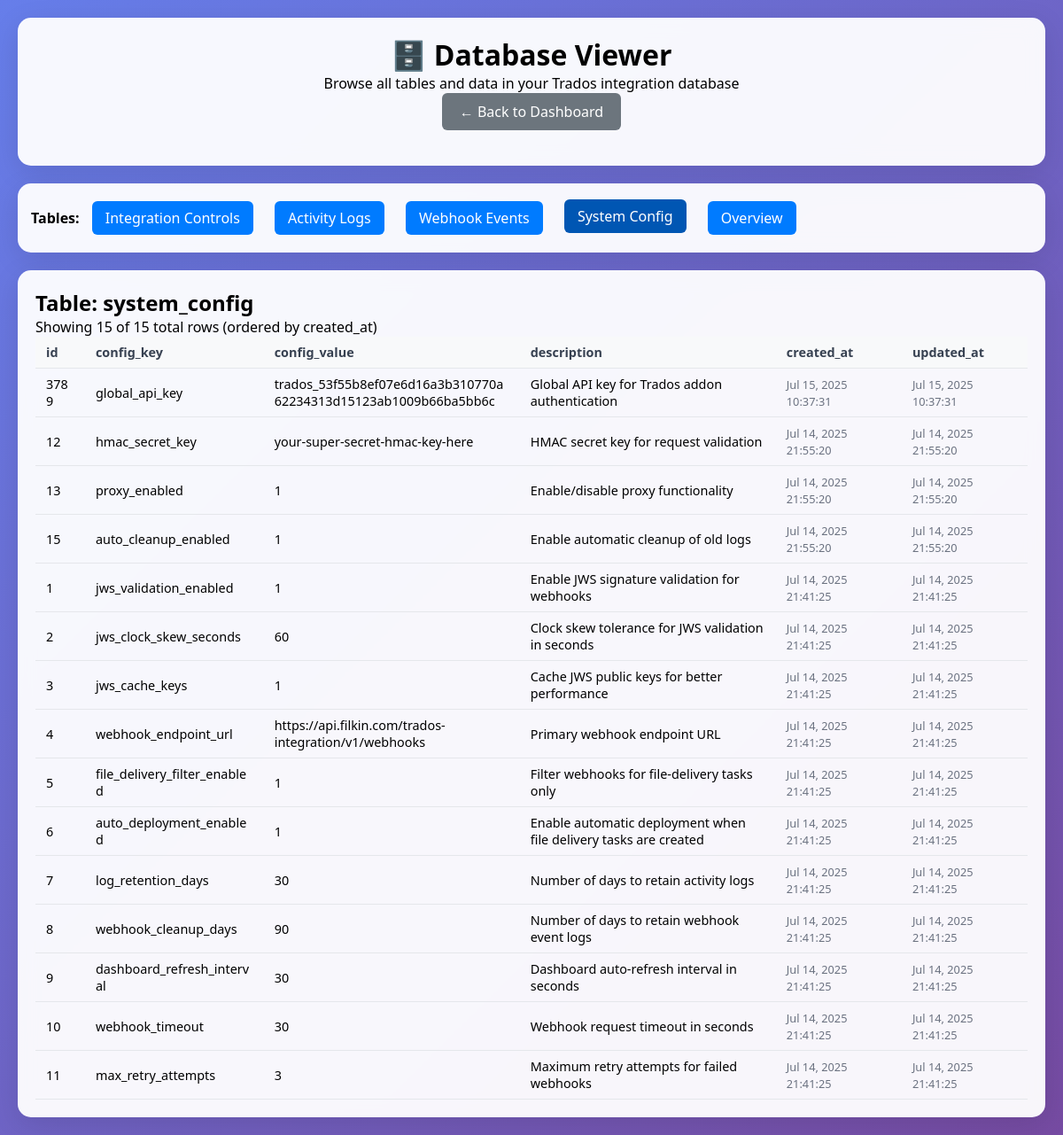
Page /database-viewer.php?table=system_config on the committed database.
### tables this page shows
CREATE TABLE system_config (
            id INTEGER PRIMARY KEY AUTOINCREMENT,
            config_key TEXT NOT NULL UNIQUE,
            config_value TEXT,
            description TEXT,
            created_at DATETIME DEFAULT CURRENT_TIMESTAMP,
            updated_at DATETIME DEFAULT CURRENT_TIMESTAMP
        );

### database-viewer.php (the view, shortened to what this page needs)
<?php
require_once 'includes/database.php';
$selectedTable = $_GET['table'] ?? null;
$page = max(1, (int)($_GET['page'] ?? 1));
$perPage = 50;
$offset = ($page - 1) * $perPage;
?>
<!DOCTYPE html>
<html lang="en">
<head>
</head>
<body>
    <div class="container">
        <div class="header">
            <h1>🗄️ Database Viewer</h1>
            <p>Browse all tables and data in your Trados integration database</p>
            <a href="index.php" class="back-link">← Back to Dashboard</a>
        </div>
        <div class="nav">
            <strong>Tables:</strong>
            <a href="?table=integration_controls" <?php echo $selectedTable === 'integration_controls' ? 'class="active"' : ''; ?>>
                Integration Controls
            </a>
            <a href="?table=activity_logs" <?php echo $selectedTable === 'activity_logs' ? 'class="active"' : ''; ?>>
                Activity Logs
            </a>
            <a href="?table=webhook_events" <?php echo $selectedTable === 'webhook_events' ? 'class="active"' : ''; ?>>
                Webhook Events
            </a>
            <a href="?table=system_config" <?php echo $selectedTable === 'system_config' ? 'class="active"' : ''; ?>>
                System Config
            </a>
            <a href="?" <?php echo !$selectedTable ? 'class="active"' : ''; ?>>
                Overview
            </a>
        </div>
        <div class="content">
            <?php if (!$selectedTable): ?>
                <h2>Database Overview</h2>
                <?php
                $tables = ['integration_controls', 'activity_logs', 'webhook_events', 'system_config'];
                $stats = [];
                foreach ($tables as $table) {
                    try {
                        $stmt = $pdo->query("SELECT COUNT(*) as count FROM `$table`");
                        $stats[$table] = $stmt->fetch()['count'];
                    } catch (PDOException $e) {
                        $stats[$table] = 'Error';
                        echo "<div class='error'>Error getting count for table '$table': " . htmlspecialchars($e->getMessage()) . "</div>";
                    }
                }
                try {
                    $stmt = $pdo->query("SELECT sqlite_version() as version");
                    $version = 'SQLite ' . $stmt->fetch()['version'];
                    $database_file = __DIR__ . '/data/trados.db';
                    $size_mb = file_exists($database_file) ? round(filesize($database_file) / 1024 / 1024, 2) : 0;
                } catch (Exception $e) {
                    $version = 'Unknown';
                    $size_mb = 0;
                    echo "<div class='error'>Error getting database info: " . htmlspecialchars($e->getMessage()) . "</div>";
                }
                ?>
                <div class="stats">
                    <div class="stat-card">
                        <div class="stat-number"><?php echo $stats['integration_controls']; ?></div>
                        <div>Integration Controls</div>
                    </div>
                    <div class="stat-card">
                        <div class="stat-number"><?php echo $stats['activity_logs']; ?></div>
                        <div>Activity Logs</div>
                    </div>
                    <div class="stat-card">
                        <div class="stat-number"><?php echo $stats['webhook_events']; ?></div>
                        <div>Webhook Events</div>
                    </div>
                    <div class="stat-card">
                        <div class="stat-number"><?php echo $stats['system_config']; ?></div>
                        <div>Config Settings</div>
                    </div>
                </div>
                <h3>Database Information</h3>
                <table>
                    <tr><td><strong>Version:</strong></td><td><?php echo htmlspecialchars($version); ?></td></tr>
                    <tr><td><strong>Size:</strong></td><td><?php echo $size_mb; ?> MB</td></tr>
                    <tr><td><strong>Location:</strong></td><td><?php echo htmlspecialchars(realpath(__DIR__ . '/data/trados.db') ?: 'File not found'); ?></td></tr>
                </table>
            <?php else: ?>
                <?php
                try {
                    $countStmt = $pdo->prepare("SELECT COUNT(*) as total FROM `$selectedTable`");
                    $countStmt->execute();
                    $totalRows = $countStmt->fetch()['total'];
                    $structStmt = $pdo->query("PRAGMA table_info(`$selectedTable`)");
                    $columns = $structStmt->fetchAll(PDO::FETCH_ASSOC);
                    $columnNames = array_column($columns, 'name');
                    $orderBy = 'rowid';
                    if (in_array('timestamp', $columnNames)) {
                        $orderBy = 'timestamp';
                    } elseif (in_array('created_at', $columnNames)) {
                        $orderBy = 'created_at';
                    } elseif (in_array('id', $columnNames)) {
                        $orderBy = 'id';
                    }
                    $stmt = $pdo->prepare("SELECT * FROM `$selectedTable` ORDER BY `$orderBy` DESC LIMIT ? OFFSET ?");
                    $stmt->bindValue(1, $perPage, PDO::PARAM_INT);
                    $stmt->bindValue(2, $offset, PDO::PARAM_INT);
                    $stmt->execute();
                    $rows = $stmt->fetchAll(PDO::FETCH_ASSOC);
                    if (empty($rows)) {
                        echo "<p>No data found in table: <strong>" . htmlspecialchars($selectedTable) . "</strong></p>";
                    } else {
                        echo "<h2>Table: " . htmlspecialchars($selectedTable) . "</h2>";
                        echo "<p>Showing " . count($rows) . " of $totalRows total rows (ordered by $orderBy)</p>";
                        $tableColumns = array_keys($rows[0]);
                        echo "<table>";
                        echo "<thead><tr>";
                        foreach ($tableColumns as $column) {
                            echo "<th>" . htmlspecialchars($column) . "</th>";
                        }
                        echo "</tr></thead>";
                        echo "<tbody>";
                        foreach ($rows as $row) {
                            echo "<tr>";
                            foreach ($tableColumns as $column) {
                                $value = $row[$column];
                                echo "<td>";
                                if ($value === null) {
                                    echo "<em style='color: #9ca3af;'>NULL</em>";
                                } elseif ($column === 'status') {
                                    echo "<span class='status-badge status-$value'>" . ucfirst(htmlspecialchars($value)) . "</span>";
                                } elseif (in_array($column, ['timestamp', 'created_at', 'last_activity', 'updated_at']) && $value) {
                                    echo "<span class='timestamp'>" . date('M j, Y H:i:s', strtotime($value)) . "</span>";
                                } elseif (in_array($column, ['client_secret']) && $value) {
                                    echo "<code>" . substr($value, 0, 10) . "..." . substr($value, -4) . "</code>";
                                } elseif (strlen($value) > 100) {
                                    echo "<span title='" . htmlspecialchars($value) . "'>" .
                                         htmlspecialchars(substr($value, 0, 100)) . "...</span>";
                                } else {
                                    echo htmlspecialchars($value);
                                }
                                echo "</td>";
                            }
                            echo "</tr>";
                        }
                        echo "</tbody></table>";
                    }
                } catch (PDOException $e) {
                    echo "<div class='error'>Database error: " . htmlspecialchars($e->getMessage()) . "</div>";
                } catch (Exception $e) {
                    echo "<div class='error'>Error: " . htmlspecialchars($e->getMessage()) . "</div>";
                }
                ?>
            <?php endif; ?>
        </div>
    </div>
</body>
</html>

### database-viewer.php (style rules this page uses)
* { margin: 0; padding: 0; box-sizing: border-box; }
body { font-family: 'Segoe UI', Tahoma, Geneva, Verdana, sans-serif; background: linear-gradient(135deg, #667eea 0%, #764ba2 100%); min-height: 100vh; padding: 20px; }
.container { max-width: 1400px; margin: 0 auto; }
.header { background: rgba(255, 255, 255, 0.95); backdrop-filter: blur(10px); border-radius: 15px; padding: 20px; margin-bottom: 20px; box-shadow: 0 8px 32px rgba(0, 0, 0, 0.1); text-align: center; }
.nav { background: rgba(255, 255, 255, 0.95); backdrop-filter: blur(10px); border-radius: 15px; padding: 15px; margin-bottom: 20px; box-shadow: 0 8px 32px rgba(0, 0, 0, 0.1); }
.nav a { display: inline-block; margin: 5px 10px; padding: 8px 15px; background: #007bff; color: white; text-decoration: none; border-radius: 6px; transition: all 0.2s ease; }
.nav a:hover, .nav a.active { background: #0056b3; transform: translateY(-2px); }
.content { background: rgba(255, 255, 255, 0.95); backdrop-filter: blur(10px); border-radius: 15px; padding: 20px; box-shadow: 0 8px 32px rgba(0, 0, 0, 0.1); overflow-x: auto; }
table { width: 100%; border-collapse: collapse; font-size: 0.9rem; }
th, td { text-align: left; padding: 8px 12px; border-bottom: 1px solid #e5e7eb; word-break: break-word; max-width: 300px; }
th { background: #f8f9fa; font-weight: 600; color: #374151; position: sticky; top: 0; }
.timestamp { font-size: 0.8rem; color: #6b7280; }
.back-link { display: inline-block; margin-bottom: 20px; padding: 10px 20px; background: #6c757d; color: white; text-decoration: none; border-radius: 6px; }

### rows in the picture
system_config: id "3789", config_key "global_api_key", config_value "trados_53f55b8ef07e6d16a3b310770a62234313d15123ab1009b66ba5bb6c", description "Global API key for Trados addon authentication", created_at "Jul 15, 2025 10:37:31", updated_at "Jul 15, 2025 10:37:31"
system_config: id "12", config_key "hmac_secret_key", config_value "your-super-secret-hmac-key-here", description "HMAC secret key for request validation", created_at "Jul 14, 2025 21:55:20", updated_at "Jul 14, 2025 21:55:20"
system_config: id "13", config_key "proxy_enabled", config_value "1", description "Enable/disable proxy functionality", created_at "Jul 14, 2025 21:55:20", updated_at "Jul 14, 2025 21:55:20"
system_config: id "15", config_key "auto_cleanup_enabled", config_value "1", description "Enable automatic cleanup of old logs", created_at "Jul 14, 2025 21:55:20", updated_at "Jul 14, 2025 21:55:20"
system_config: id "1", config_key "jws_validation_enabled", config_value "1", description "Enable JWS signature validation for webhooks", created_at "Jul 14, 2025 21:41:25", updated_at "Jul 14, 2025 21:41:25"
system_config: id "2", config_key "jws_clock_skew_seconds", config_value "60", description "Clock skew tolerance for JWS validation in seconds", created_at "Jul 14, 2025 21:41:25", updated_at "Jul 14, 2025 21:41:25"
system_config: id "3", config_key "jws_cache_keys", config_value "1", description "Cache JWS public keys for better performance", created_at "Jul 14, 2025 21:41:25", updated_at "Jul 14, 2025 21:41:25"
system_config: id "4", config_key "webhook_endpoint_url", config_value "https://api.filkin.com/trados-integration/v1/webhooks", description "Primary webhook endpoint URL", created_at "Jul 14, 2025 21:41:25", updated_at "Jul 14, 2025 21:41:25"
system_config: id "5", config_key "file_delivery_filter_enabled", config_value "1", description "Filter webhooks for file-delivery tasks only", created_at "Jul 14, 2025 21:41:25", updated_at "Jul 14, 2025 21:41:25"
system_config: id "6", config_key "auto_deployment_enabled", config_value "1", description "Enable automatic deployment when file delivery tasks are created", created_at "Jul 14, 2025 21:41:25", updated_at "Jul 14, 2025 21:41:25"
system_config: id "7", config_key "log_retention_days", config_value "30", description "Number of days to retain activity logs", created_at "Jul 14, 2025 21:41:25", updated_at "Jul 14, 2025 21:41:25"
system_config: id "8", config_key "webhook_cleanup_days", config_value "90", description "Number of days to retain webhook event logs", created_at "Jul 14, 2025 21:41:25", updated_at "Jul 14, 2025 21:41:25"
system_config: id "9", config_key "dashboard_refresh_interval", config_value "30", description "Dashboard auto-refresh interval in seconds", created_at "Jul 14, 2025 21:41:25", updated_at "Jul 14, 2025 21:41:25"
system_config: id "10", config_key "webhook_timeout", config_value "30", description "Webhook request timeout in seconds", created_at "Jul 14, 2025 21:41:25", updated_at "Jul 14, 2025 21:41:25"
system_config: id "11", config_key "max_retry_attempts", config_value "3", description "Maximum retry attempts for failed webhooks", created_at "Jul 14, 2025 21:41:25", updated_at "Jul 14, 2025 21:41:25"

### other values in the picture
$selectedTable "system_config"
count($rows) "15"
$totalRows "15"
$orderBy "created_at"
$column "id"
$column "config_key"
$column "config_value"
$column "description"
$column "created_at"
$column "updated_at"
